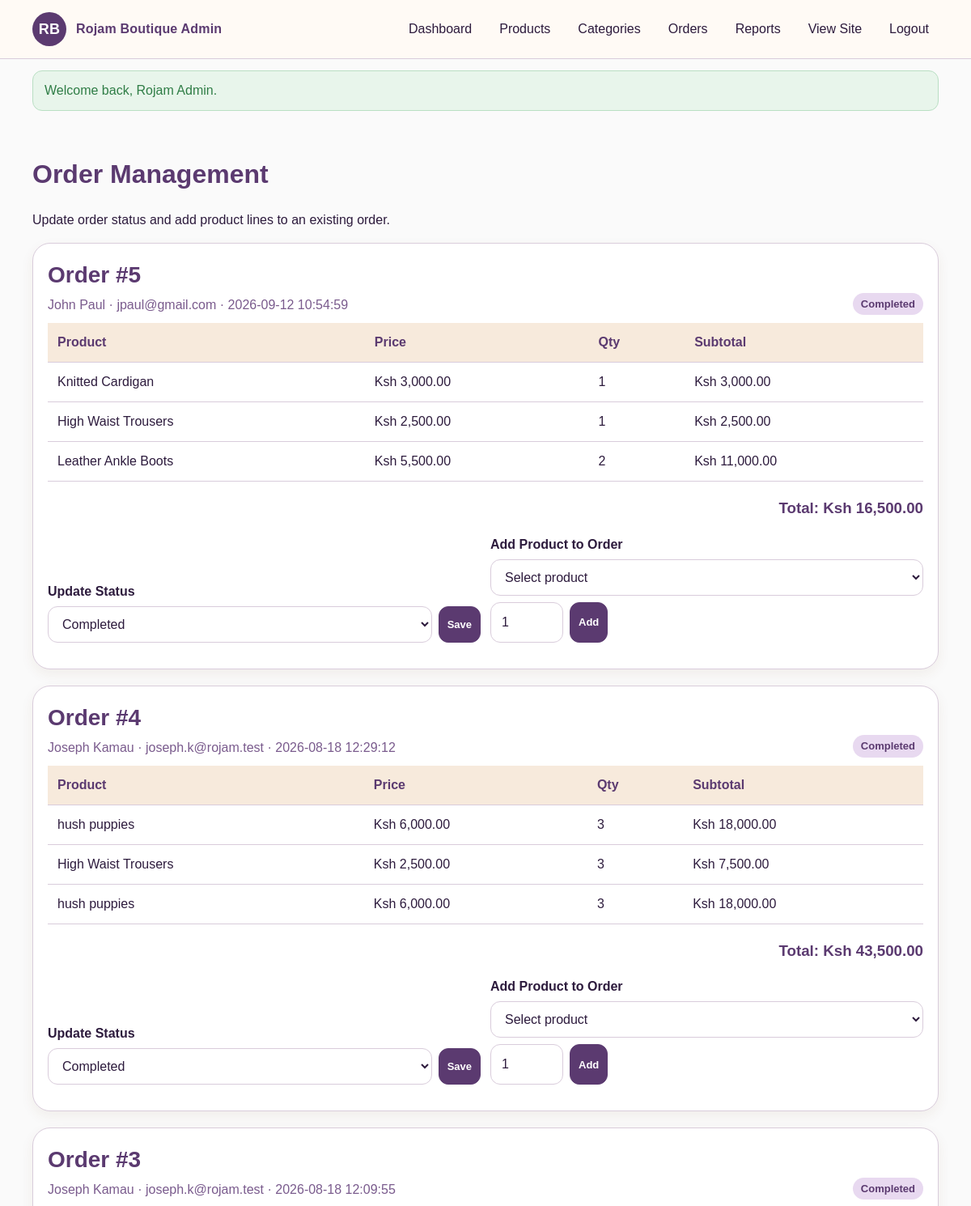
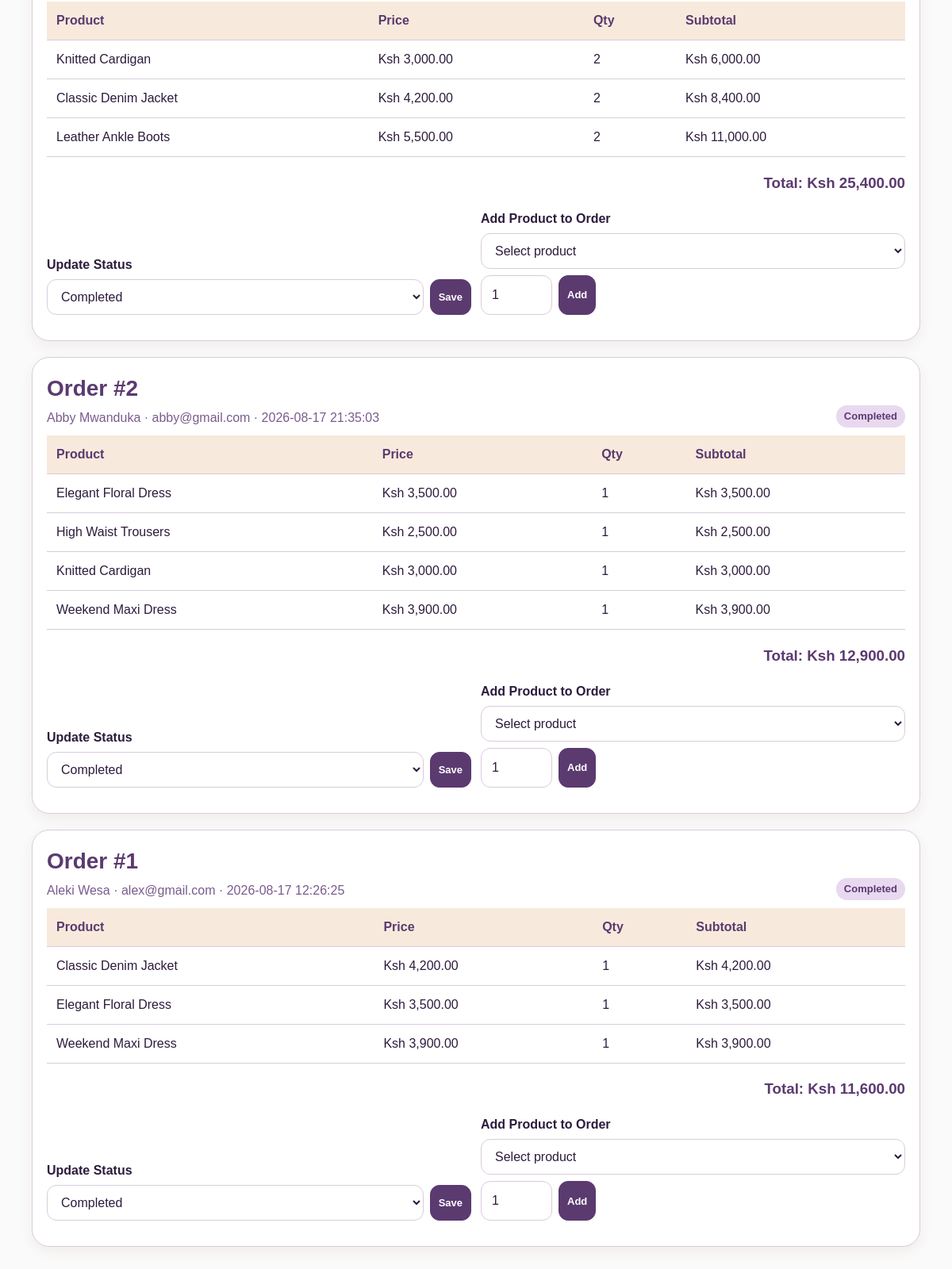
The app's page /admin/orders.php (signed in) with its own data (2 pictures, top to bottom).
### tables this page shows
CREATE TABLE `orders` (
  `order_id` int(11) NOT NULL,
  `customer_id` int(11) NOT NULL,
  `order_status` enum('Pending','Processing','Ready for Pickup','Completed','Cancelled') NOT NULL DEFAULT 'Pending',
  `total_amount` decimal(10,2) NOT NULL DEFAULT 0.00,
  `created_at` timestamp NOT NULL DEFAULT current_timestamp()
);

CREATE TABLE `customers` (
  `customer_id` int(11) NOT NULL,
  `first_name` varchar(50) NOT NULL,
  `last_name` varchar(50) NOT NULL,
  `phone` varchar(20) NOT NULL,
  `email` varchar(120) NOT NULL,
  `password_hash` varchar(255) NOT NULL,
  `created_at` timestamp NOT NULL DEFAULT current_timestamp()
);

### includes/functions.php (called while the page is built, shortened)
<?php
function e($value) {
    return htmlspecialchars((string) $value, ENT_QUOTES, 'UTF-8');
}
function money($amount) {
    return 'Ksh ' . number_format((float) $amount, 2);
}

### admin/orders.php (the view, shortened to what this page needs)
<?php
require_once __DIR__ . '/../includes/functions.php';
$statuses = ['Pending', 'Processing', 'Ready for Pickup', 'Completed', 'Cancelled'];
$orders = $pdo->query(
    'SELECT o.*, c.first_name, c.last_name, c.email
     FROM orders o JOIN customers c ON c.customer_id = o.customer_id
     ORDER BY o.order_id DESC'
)->fetchAll();
$itemsByOrder = [];
if ($orders) {
    $ids = implode(',', array_map(fn($o) => (int) $o['order_id'], $orders));
    $result = $pdo->query(
        "SELECT od.order_id, od.quantity, od.unit_price, od.subtotal, p.product_name
         FROM order_details od JOIN products p ON p.product_id = od.product_id
         WHERE od.order_id IN ($ids)"
    );
    foreach ($result as $row) { $itemsByOrder[(int) $row['order_id']][] = $row; }
}
include __DIR__ . '/../includes/admin_header.php';
?>
<main class="section admin">
  <div class="container">
    <h1>Order Management</h1>
    <p>Update order status and add product lines to an existing order.</p>
    <?php if (!$orders): ?>
      <div class="card empty">No orders have been placed yet.</div>
    <?php else: foreach ($orders as $o): $oid = (int) $o['order_id']; ?>
      <article class="card admin-panel" id="order-<?= $oid ?>">
        <div class="section-title" style="margin-bottom:10px;">
          <div>
            <h2>Order #<?= $oid ?></h2>
            <p><?= e($o['first_name'] . ' ' . $o['last_name']) ?> &middot; <?= e($o['email']) ?> &middot; <?= e($o['created_at']) ?></p>
          </div>
          <span class="badge"><?= e($o['order_status']) ?></span>
        </div>
        <div class="table-wrap">
          <table>
            <thead><tr><th>Product</th><th>Price</th><th>Qty</th><th>Subtotal</th></tr></thead>
            <tbody>
              <?php foreach ($itemsByOrder[$oid] ?? [] as $it): ?>
                <tr><td><?= e($it['product_name']) ?></td><td><?= money($it['unit_price']) ?></td><td><?= (int) $it['quantity'] ?></td><td><?= money($it['subtotal']) ?></td></tr>
              <?php endforeach; ?>
            </tbody>
          </table>
        </div>
        <h3 style="text-align:right;color:var(--primary);">Total: <?= money($o['total_amount']) ?></h3>
        <div class="form-row" style="align-items:end;">
          <form method="post" action="orders.php" class="form-group">
            <label>Update Status</label>
            <div style="display:flex;gap:8px;">
              <select name="order_status">
                <?php foreach ($statuses as $s): ?>
                  <option value="<?= e($s) ?>" <?= $s === $o['order_status'] ? 'selected' : '' ?>><?= e($s) ?></option>
                <?php endforeach; ?>
              </select>
              <button class="btn small" type="submit">Save</button>
            </div>
          </form>
          <form method="post" action="orders.php" class="form-group">
            <label>Add Product to Order</label>
            <div style="display:flex;gap:8px;flex-wrap:wrap;">
              <select name="product_id" required>
                <option value="">Select product</option>
              </select>
              <input type="number" name="quantity" min="1" value="1" style="width:90px;">
              <button class="btn small" type="submit">Add</button>
            </div>
          </form>
        </div>
      </article>
    <?php endforeach; endif; ?>
  </div>
</main>
</body>
</html>

### css/styles.css (style rules this page uses)
:root { --bg: #FAFAFA; --surface: #ffffff; --surface-2: #E8D9F0; --primary: #5B3A70; --primary-2: #482A5C; --accent: #D4A574; --text: #2D1B3D; --muted: #7A5B8D; --border: #D9CCDB; --success: #2f7d46; --warning: #b46b00; --danger: #a33a2d; --shadow: 0 12px 30px rgba(91, 58, 112, 0.15); }
* { box-sizing: border-box; }
body { margin: 0; font-family: Arial, Helvetica, sans-serif; background: var(--bg); color: var(--text); line-height: 1.5; }
.container { width: min(1120px, calc(100% - 32px)); margin: 0 auto; }
.btn { display: inline-flex; align-items: center; justify-content: center; gap: 8px; min-height: 42px; padding: 10px 16px; border-radius: 12px; border: 1px solid var(--primary); background: var(--primary); color: white; text-decoration: none; font-weight: 700; cursor: pointer; font-size: 15px; }
.btn.small { min-height: 34px; padding: 7px 10px; font-size: 13px; }
.section { padding: 42px 0; }
.section-title { display: flex; justify-content: space-between; gap: 16px; align-items: end; margin-bottom: 22px; }
.section-title h2 { margin: 0; color: var(--primary); font-size: 28px; }
.section-title p { margin: 4px 0 0; color: var(--muted); }
.card { background: var(--surface); border: 1px solid var(--border); border-radius: 22px; padding: 18px; box-shadow: 0 6px 16px rgba(107, 68, 35, 0.07); }
input, select, textarea { width: 100%; border: 1px solid var(--border); border-radius: 12px; padding: 12px 13px; background: white; color: var(--text); font: inherit; }
.form-card h1, .admin h1 { color: var(--primary); margin-top: 0; }
.form-row { display: grid; grid-template-columns: 1fr 1fr; gap: 12px; }
.form-group { margin-bottom: 14px; }
.form-group label { display: block; margin-bottom: 6px; font-weight: 700; }
.table-wrap { overflow-x: auto; }
table { width: 100%; border-collapse: collapse; min-width: 720px; }
th, td { text-align: left; padding: 12px; border-bottom: 1px solid var(--border); vertical-align: top; }
th { color: var(--primary); background: #f7eadc; }
.admin-panel { margin-bottom: 20px; }
.badge { display: inline-flex; border-radius: 999px; padding: 4px 10px; background: var(--surface-2); color: var(--primary); font-size: 13px; font-weight: 700; }

### records on screen
orders: order_id "5", customer.last_name "John Paul", customer.email "jpaul@gmail.com", created_at "2026-09-12 10:54:59", order_status "Completed", product_name "Knitted Cardigan", unit_price "Ksh 3,000.00", quantity "1", subtotal "Ksh 3,000.00", product_name "High Waist Trousers", unit_price "Ksh 2,500.00", subtotal "Ksh 2,500.00", product_name "Leather Ankle Boots", unit_price "Ksh 5,500.00", quantity "2", subtotal "Ksh 11,000.00", total_amount "Ksh 16,500.00"
orders: order_id "4", customer.last_name "Joseph Kamau", customer.email "joseph.k@rojam.test", created_at "2026-08-18 12:29:12", order_status "Completed", product_name "hush puppies", unit_price "Ksh 6,000.00", quantity "3", subtotal "Ksh 18,000.00", product_name "High Waist Trousers", unit_price "Ksh 2,500.00", subtotal "Ksh 7,500.00", total_amount "Ksh 43,500.00"
orders: order_id "3", customer.last_name "Joseph Kamau", customer.email "joseph.k@rojam.test", created_at "2026-08-18 12:09:55", order_status "Completed", product_name "Knitted Cardigan", unit_price "Ksh 3,000.00", quantity "2", subtotal "Ksh 6,000.00", product_name "Classic Denim Jacket", unit_price "Ksh 4,200.00", subtotal "Ksh 8,400.00", product_name "Leather Ankle Boots", unit_price "Ksh 5,500.00", subtotal "Ksh 11,000.00", total_amount "Ksh 25,400.00"
orders: order_id "2", customer.last_name "Abby Mwanduka", customer.email "abby@gmail.com", created_at "2026-08-17 21:35:03", order_status "Completed", product_name "Elegant Floral Dress", unit_price "Ksh 3,500.00", quantity "1", subtotal "Ksh 3,500.00", product_name "High Waist Trousers", unit_price "Ksh 2,500.00", subtotal "Ksh 2,500.00", product_name "Knitted Cardigan", unit_price "Ksh 3,000.00", subtotal "Ksh 3,000.00", product_name "Weekend Maxi Dress", unit_price "Ksh 3,900.00", subtotal "Ksh 3,900.00", total_amount "Ksh 12,900.00"
orders: order_id "1", customer.last_name "Aleki Wesa", customer.email "alex@gmail.com", created_at "2026-08-17 12:26:25", order_status "Completed", product_name "Classic Denim Jacket", unit_price "Ksh 4,200.00", quantity "1", subtotal "Ksh 4,200.00", product_name "Elegant Floral Dress", unit_price "Ksh 3,500.00", subtotal "Ksh 3,500.00", product_name "Weekend Maxi Dress", unit_price "Ksh 3,900.00", subtotal "Ksh 3,900.00", total_amount "Ksh 11,600.00"

### other values on screen
$flash['message'] "Welcome back, Rojam Admin."
form field order_status "Completed"
